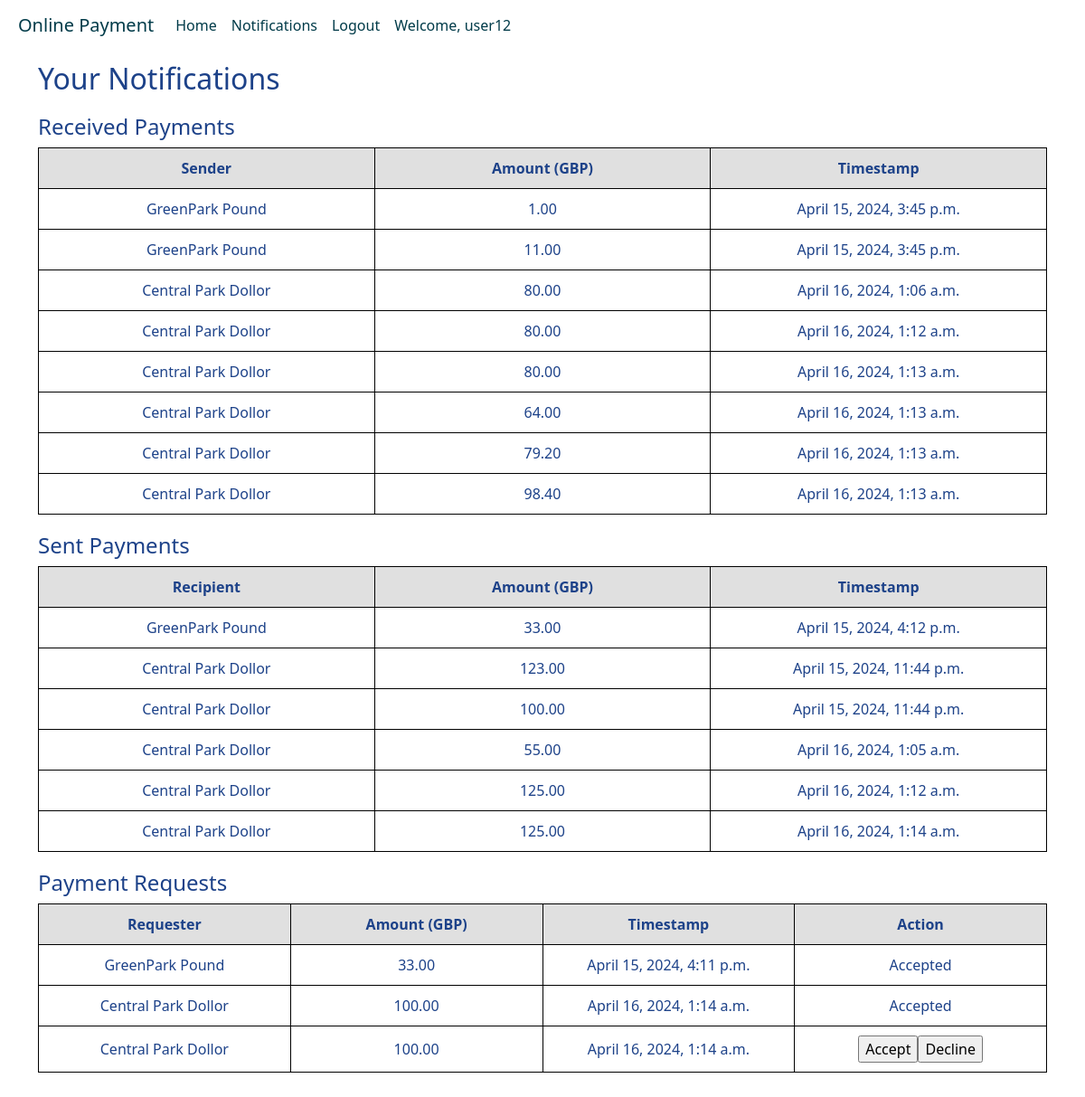
The app's page /payapp/notifications/ (signed in) with its own data.
### register/models.py (models this page shows, shortened)
class UserProfile(models.Model):
    user = models.OneToOneField(User, on_delete=models.CASCADE)
    first_name = models.CharField(max_length=100)
    last_name = models.CharField(max_length=100)
    email = models.EmailField()
    currency = models.CharField(max_length=3)
    balance = models.DecimalField(max_digits=10, decimal_places=2, default=1000)
    timestamp = models.DateTimeField(auto_now_add=True)

### payapp/models.py (models this page shows, shortened)
class Transaction(models.Model):
    sender = models.ForeignKey(UserProfile, on_delete=models.CASCADE, related_name='sent_transactions')
    recipient = models.ForeignKey(UserProfile, on_delete=models.CASCADE, related_name='received_transactions')
    amount = models.DecimalField(max_digits=10, decimal_places=2)
    timestamp = models.DateTimeField(auto_now_add=True)

class PaymentRequest(models.Model):
    sender = models.ForeignKey(UserProfile, related_name='sent_payment_requests', on_delete=models.CASCADE)
    recipient = models.ForeignKey(UserProfile, related_name='received_payment_requests', on_delete=models.CASCADE)
    amount = models.DecimalField(max_digits=10, decimal_places=2)
    timestamp = models.DateTimeField(auto_now_add=True)
    is_accepted = models.BooleanField(null=True, blank=True)

### payapp/views.py (the view)
# urls.py: path('notifications/', views.notifications, name='notifications'),
@login_required
def notifications(request):
    received_payments = Transaction.objects.filter(recipient=request.user.userprofile)
    sent_payments = Transaction.objects.filter(sender=request.user.userprofile)
    payment_requests = PaymentRequest.objects.filter(sender=request.user.userprofile)
    user_currency = request.user.userprofile.currency
    return render(request, 'notifications.html', {
        'received_payments': received_payments,
        'sent_payments': sent_payments,
        'payment_requests': payment_requests,
        'user_currency': user_currency
    })

### templates/notifications.html (shortened to what this page needs)
{% extends './base.html' %}
{% block content %}
    <h2>Your Notifications</h2>
    <h4>Received Payments</h4>
    <table>
        <tr>
            <th>Sender</th>
            <th>Amount ({{ user_currency }})</th>
            <th>Timestamp</th>
        </tr>
        {% for payment in received_payments %}
            <tr>
                <td>{{ payment.sender.user.first_name }} {{ payment.sender.user.last_name }}</td>
                <td>{{ payment.amount }}</td>
                <td>{{ payment.timestamp }}</td>
            </tr>
        {% empty %}
            <tr>
                <td colspan="3">No received payments yet.</td>
            </tr>
        {% endfor %}
    </table>
    <h4>Sent Payments</h4>
    <table>
        <tr>
            <th>Recipient</th>
            <th>Amount ({{ user_currency }})</th>
            <th>Timestamp</th>
        </tr>
        {% for payment in sent_payments %}
            <tr>
                <td>{{ payment.recipient.user.first_name }} {{ payment.recipient.user.last_name }}</td>
                <td>{{ payment.amount }}</td>
                <td>{{ payment.timestamp }}</td>
            </tr>
        {% empty %}
            <tr>
                <td colspan="3">No sent payments yet.</td>
            </tr>
        {% endfor %}
    </table>
    <h4>Payment Requests</h4>
    <table>
        <tr>
            <th>Requester</th>
            <th>Amount ({{ user_currency }})</th>
            <th>Timestamp</th>
            <th>Action</th>
        </tr>
        {% for request in payment_requests %}
            <tr>
                <td>{{ request.recipient.user.first_name }} {{ request.recipient.user.last_name }}</td>
                <td>{{ request.amount }}</td>
                <td>{{ request.timestamp }}</td>
                <td>
                    {% if request.is_accepted == None %}
                        <form method="post" style="display: flex; justify-content: center;">
                            <input type="submit" value="Accept" onclick="this.form.action='{% url 'accept_payment_request' request.id %}';">
                            <input type="submit" value="Decline" onclick="this.form.action='{% url 'decline_payment_request' request.id %}';">
                        </form>
                    {% elif request.is_accepted %}
                        Accepted
                    {% else %}
                        Declined
                    {% endif %}
                </td>
        {% empty %}
            <tr>
                <td colspan="4">No payment requests yet.</td>
            </tr>
        {% endfor %}
    </table>
{% endblock %}

### templates/base.html (shortened to what this page needs)
<!DOCTYPE html>
<html lang="en">
<head>
    {% load crispy_forms_tags %}
    <link href="https://cdn.jsdelivr.net/npm/bootstrap@5.3.0-alpha1/dist/css/bootstrap.min.css" rel="stylesheet">
</head>
<body>
<nav class="navbar navbar-expand-lg navbar-light fixed-top">
    <a class="navbar-brand" href="/register/user-list">Online Payment</a>
    <div class="collapse navbar-collapse" id="navbarText">
        <ul class="navbar-nav mr-auto">
            {% if user.is_authenticated %}
                <li class="nav-item">
                    <a class="nav-link" href="/register/user-list">Home</a>
                </li>
                <li class="nav-item">
                    <a class="nav-link" href="/payapp/notifications">Notifications</a>
                </li>
                <li class="nav-item">
                    <a class="nav-link" href="/register/logout">Logout</a>
                </li>
                <li class="nav-item">
                    <a class="nav-link" href="#">Welcome, {{user.username}}</a>
                </li>
            {% else %}
                <li class="nav-item">
                    <a class="nav-link" href="/register/login">Login</a>
                </li>
            {% endif %}
        </ul>
    </div>
</nav>
<div class="container py-5" id="content" name="content">
    {% block content %}
    {% endblock %}
</div>
</body>
</html>

### templates/base.html (style rules this page uses)
body { color: #1d4289; }
.navbar { background-color: #fff; }
.navbar .nav-link { color: #003b49 }
.navbar-brand { margin-left: 20px; color: #003b49 }
#content { margin-top: 20px; }

### templates/notifications.html (style rules this page uses)
h4 { margin-top: 20px; }
table { width: 100%; border-collapse: collapse; }
th, td { border: 1px solid black; padding: 10px; width: 25%; text-align: center; }
tr:nth-child(1) { background-color: #e0e0e0; }

### records on screen
UserProfile: currency "GBP"
Transaction: sender.user.first_name "GreenPark", sender.user.last_name "Pound", amount "1.00", timestamp "April 15, 2024, 3:45 p.m."
Transaction: sender.user.first_name "GreenPark", sender.user.last_name "Pound", amount "11.00", timestamp "April 15, 2024, 3:45 p.m."
Transaction: sender.user.first_name "Central Park", sender.user.last_name "Dollor", amount "80.00", timestamp "April 16, 2024, 1:06 a.m."
Transaction: sender.user.first_name "Central Park", sender.user.last_name "Dollor", amount "80.00", timestamp "April 16, 2024, 1:12 a.m."
Transaction: sender.user.first_name "Central Park", sender.user.last_name "Dollor", amount "80.00", timestamp "April 16, 2024, 1:13 a.m."
Transaction: sender.user.first_name "Central Park", sender.user.last_name "Dollor", amount "64.00", timestamp "April 16, 2024, 1:13 a.m."
Transaction: sender.user.first_name "Central Park", sender.user.last_name "Dollor", amount "79.20", timestamp "April 16, 2024, 1:13 a.m."
Transaction: sender.user.first_name "Central Park", sender.user.last_name "Dollor", amount "98.40", timestamp "April 16, 2024, 1:13 a.m."
Transaction: recipient.user.first_name "GreenPark", recipient.user.last_name "Pound", amount "33.00", timestamp "April 15, 2024, 4:12 p.m."
Transaction: recipient.user.first_name "Central Park", recipient.user.last_name "Dollor", amount "123.00", timestamp "April 15, 2024, 11:44 p.m."
Transaction: recipient.user.first_name "Central Park", recipient.user.last_name "Dollor", amount "100.00", timestamp "April 15, 2024, 11:44 p.m."
Transaction: recipient.user.first_name "Central Park", recipient.user.last_name "Dollor", amount "55.00", timestamp "April 16, 2024, 1:05 a.m."
Transaction: recipient.user.first_name "Central Park", recipient.user.last_name "Dollor", amount "125.00", timestamp "April 16, 2024, 1:12 a.m."
Transaction: recipient.user.first_name "Central Park", recipient.user.last_name "Dollor", amount "125.00", timestamp "April 16, 2024, 1:14 a.m."
PaymentRequest: recipient.user.first_name "GreenPark", recipient.user.last_name "Pound", amount "33.00", timestamp "April 15, 2024, 4:11 p.m.", is_accepted "Accepted"
PaymentRequest: recipient.user.first_name "Central Park", recipient.user.last_name "Dollor", amount "100.00", timestamp "April 16, 2024, 1:14 a.m.", is_accepted "Accepted"
PaymentRequest: recipient.user.first_name "Central Park", recipient.user.last_name "Dollor", amount "100.00", timestamp "April 16, 2024, 1:14 a.m.", id "Accept", id "Decline"

### other values on screen
{{ user.username }} "user12"
